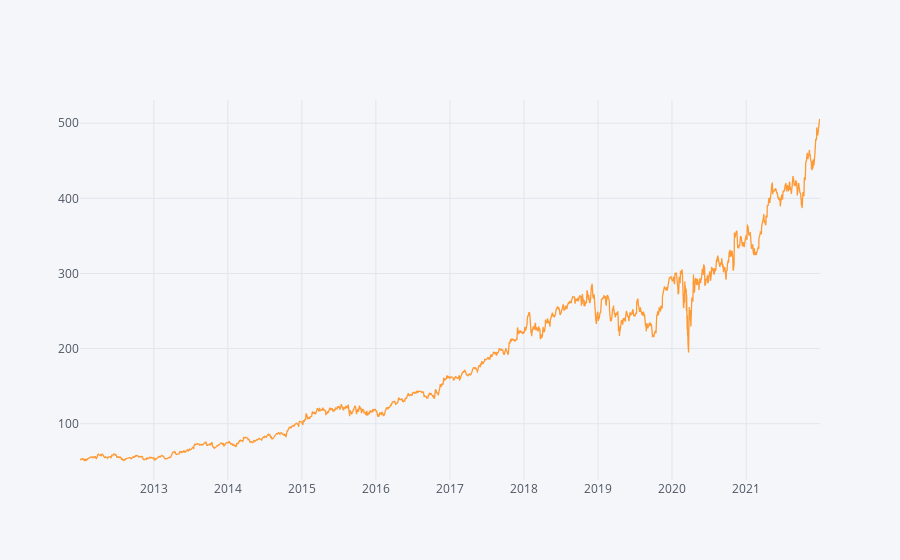

The code cell stored with this chart in its notebook:
### Code cell
unh["Close"].iplot()

### Figure 1 — Plotly figure (JSON) as saved in the notebook; plotly's stock layout.template omitted (floating-point values rounded to 4 significant figures; data arrays with more than 128 entries replaced by an {"elided": "..."} marker saying what was removed)
{"data": [{"line": {"color": "rgba(255, 153, 51, 1.0)", "dash": "solid", "shape": "linear", "width": 1.3}, "mode": "lines", "name": "Close", "text": "", "type": "scatter", "x": {"elided": "2517 str values"}, "y": {"elided": "2517 float values"}}], "layout": {"legend": {"bgcolor": "#F5F6F9", "font": {"color": "#4D5663"}}, "paper_bgcolor": "#F5F6F9", "plot_bgcolor": "#F5F6F9", "title": {"font": {"color": "#4D5663"}}, "xaxis": {"gridcolor": "#E1E5ED", "showgrid": true, "tickfont": {"color": "#4D5663"}, "title": {"font": {"color": "#4D5663"}, "text": ""}, "zerolinecolor": "#E1E5ED"}, "yaxis": {"gridcolor": "#E1E5ED", "showgrid": true, "tickfont": {"color": "#4D5663"}, "title": {"font": {"color": "#4D5663"}, "text": ""}, "zerolinecolor": "#E1E5ED"}}}
